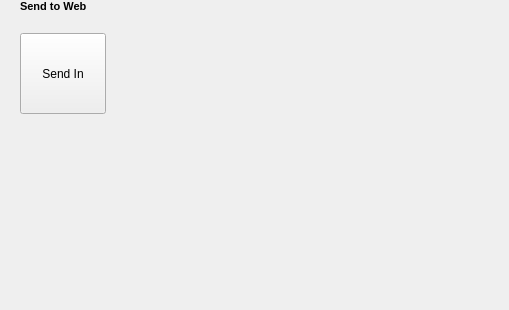
<?xml version="1.0" encoding="UTF-8"?>
<ui version="4.0">
 <class>SaveWebPage</class>
 <widget class="Qtitan::RibbonBackstagePage" name="SaveWebPage">
  <property name="geometry">
   <rect>
    <x>0</x>
    <y>0</y>
    <width>509</width>
    <height>310</height>
   </rect>
  </property>
  <property name="windowTitle">
   <string>SaveWebPage</string>
  </property>
  <layout class="QHBoxLayout" name="horizontalLayout">
   <property name="spacing">
    <number>0</number>
   </property>
   <property name="leftMargin">
    <number>20</number>
   </property>
   <property name="topMargin">
    <number>0</number>
   </property>
   <property name="rightMargin">
    <number>0</number>
   </property>
   <property name="bottomMargin">
    <number>0</number>
   </property>
   <item>
    <layout class="QVBoxLayout" name="verticalLayout" stretch="0,0,0,1">
     <property name="spacing">
      <number>10</number>
     </property>
     <property name="leftMargin">
      <number>0</number>
     </property>
     <item>
      <widget class="QLabel" name="label_2">
       <property name="text">
        <string>&lt;!DOCTYPE HTML PUBLIC &quot;-//W3C//DTD HTML 4.0//EN&quot; &quot;http://www.w3.org/TR/REC-html40/strict.dtd&quot;&gt;
&lt;html&gt;&lt;head&gt;&lt;meta name=&quot;qrichtext&quot; content=&quot;1&quot; /&gt;&lt;style type=&quot;text/css&quot;&gt;
p, li { white-space: pre-wrap; }
&lt;/style&gt;&lt;/head&gt;&lt;body style=&quot; font-family:'MS Shell Dlg 2'; font-size:8.25pt; font-weight:400; font-style:normal;&quot;&gt;
&lt;p style=&quot; margin-top:0px; margin-bottom:0px; margin-left:0px; margin-right:0px; -qt-block-indent:0; text-indent:0px;&quot;&gt;&lt;span style=&quot; font-size:8pt; font-weight:600;&quot;&gt;Send to Web&lt;/span&gt;&lt;/p&gt;&lt;/body&gt;&lt;/html&gt;</string>
       </property>
      </widget>
     </item>
     <item>
      <widget class="Qtitan::RibbonBackstageSeparator" name="backstageSeparator"/>
     </item>
     <item>
      <widget class="Qtitan::RibbonBackstageButton" name="backstageButton">
       <property name="minimumSize">
        <size>
         <width>86</width>
         <height>81</height>
        </size>
       </property>
       <property name="maximumSize">
        <size>
         <width>86</width>
         <height>81</height>
        </size>
       </property>
       <property name="text">
        <string>Send In</string>
       </property>
       <property name="toolButtonStyle">
        <enum>Qt::ToolButtonTextOnly</enum>
       </property>
      </widget>
     </item>
     <item>
      <widget class="QLabel" name="label_3">
       <property name="text">
        <string/>
       </property>
      </widget>
     </item>
    </layout>
   </item>
  </layout>
 </widget>
 <customwidgets>
  <customwidget>
   <class>Qtitan::RibbonBackstageButton</class>
   <extends>QToolButton</extends>
   <header>QtnRibbonBackstageView.h</header>
  </customwidget>
  <customwidget>
   <class>Qtitan::RibbonBackstageSeparator</class>
   <extends>QFrame</extends>
   <header>QtnRibbonBackstageView.h</header>
  </customwidget>
  <customwidget>
   <class>Qtitan::RibbonBackstagePage</class>
   <extends>QWidget</extends>
   <header>QtnRibbonBackstageView.h</header>
   <container>1</container>
  </customwidget>
 </customwidgets>
 <resources/>
 <connections/>
</ui>
